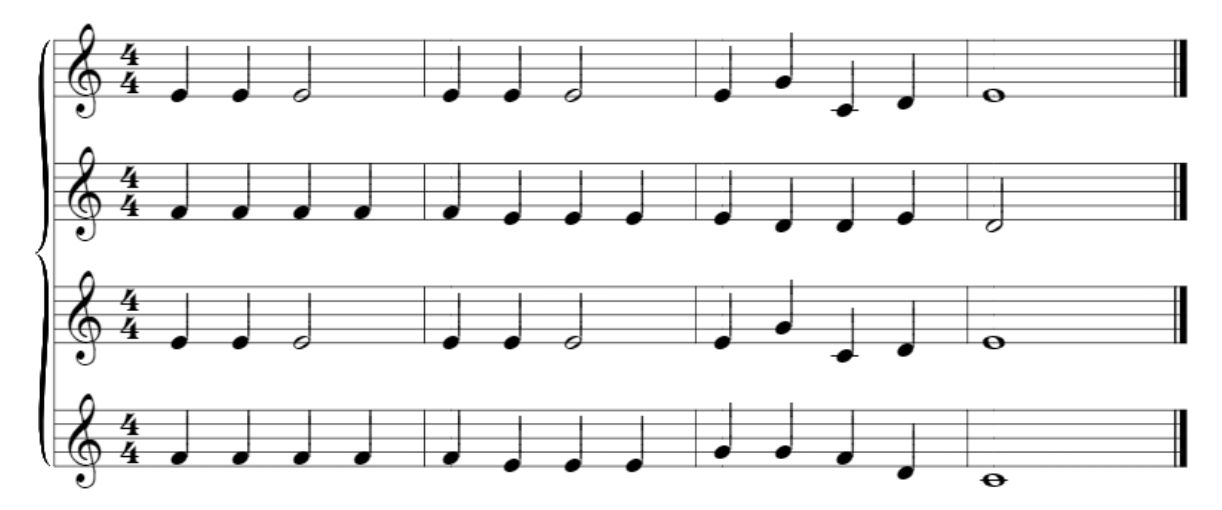
#> input picture Junk/Yamani/test.png, 1222 x 510 px
$ jupyter execute 'first ever try hough.ipynb'
#> lines starting #> are read from the running program, lines starting #| are printed output that depends on the picture; after the words box and inside, x2 and y2 are one past the last pixel; in counts of white or black regions, pixels touching at a corner belong together
[cell 1]
import numpy as np

from skimage.transform import hough_line, hough_line_peaks
from skimage.feature import canny
from skimage import data

import matplotlib.pyplot as plt
from matplotlib import cm

import skimage.io as io
from skimage.color import rgb2gray

import cv2

[cell 2]
img = io.imread('test.png')
#> img is the input picture: shape (510, 1222, 4); mean R, G, B, A 238.1, 238.1, 238.1, 255
gray = cv2.cvtColor(img,cv2.COLOR_BGR2GRAY)
edges = cv2.Canny(gray, 50, 150, apertureSize = 3)
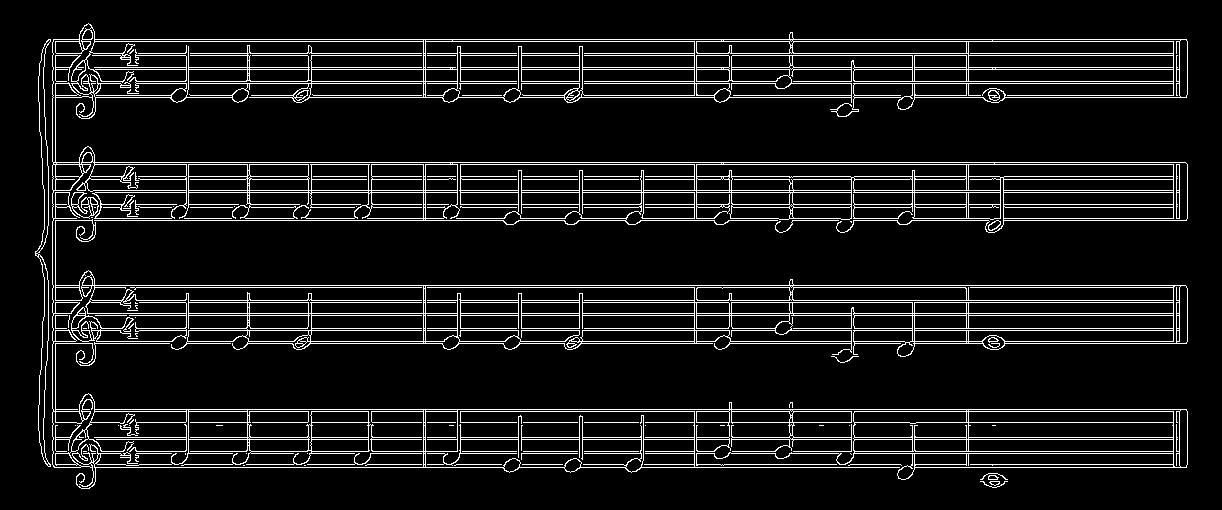
#> edges: shape (510, 1222); 8.7% white in thin lines or dots, all inside (x1, y1, x2, y2) = (35, 23, 1188, 489)
k = np.ones((3, 3))
edges_closed = cv2.erode(cv2.dilate(edges, k), k)
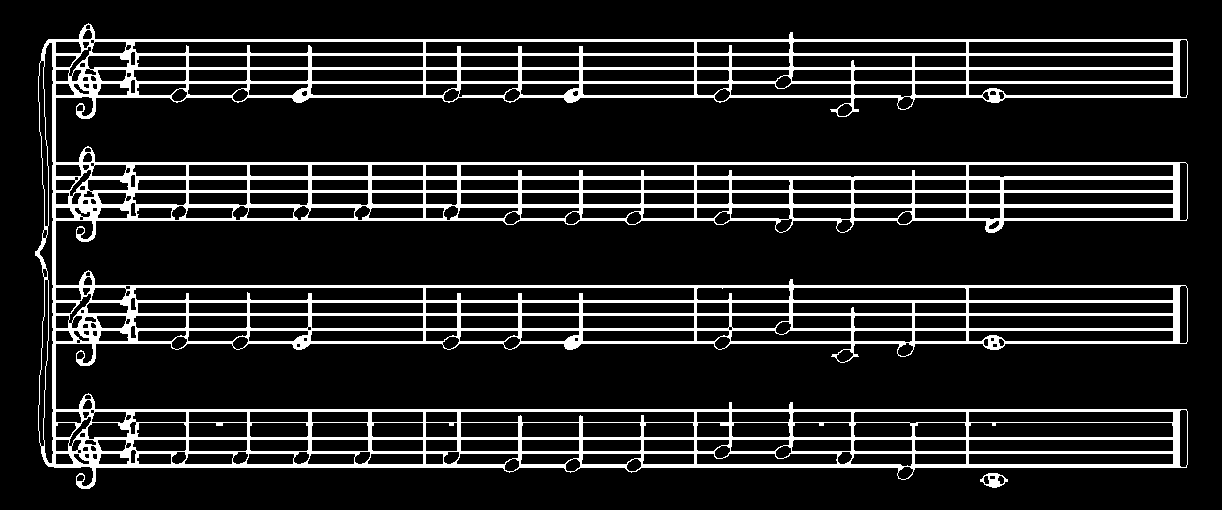
#> edges_closed: shape (510, 1222); 13.9% white; 2 white regions, box (x1, y1, x2, y2) and area: (35, 23, 1188, 489) 86264, (980, 473, 1008, 488) 205

minLineLength = 10
maxLineGap = 7
lines = cv2.HoughLinesP(edges_closed, 1, np.pi/180, 100, minLineLength, maxLineGap)
#> lines = 482 rows, first 6: [53, 162, 1185, 162], [135, 301, 1179, 301], [136, 422, 909, 422], [76, 314, 1179, 314], [92, 192, 1179, 192], [90, 191, 1179, 191]
for line in lines:
    for x1,y1,x2,y2 in line:
        cv2.line(img,(x1,y1),(x2,y2),(0,255,0),2)
#> this loop made 482 passes
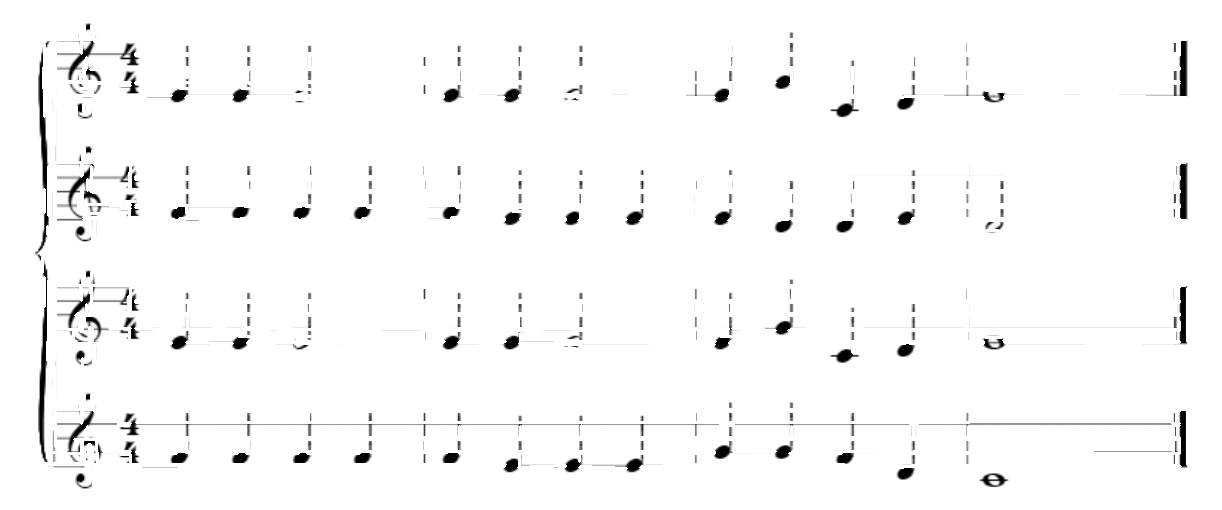
#> img: shape (510, 1222, 4); 17.79% of pixels changed, all inside (x1, y1, x2, y2) = (41, 24, 1189, 487); transparent parts drawn white

cv2.imwrite('canny.jpg', edges_closed)
cv2.imwrite('houghlines5.jpg',img)
#> Out = True

[cell 3]
img = io.imread('test.png')
gray = cv2.cvtColor(img,cv2.COLOR_BGR2GRAY)
edges = cv2.Canny(gray, 50, 150, apertureSize = 3)

lines = cv2.HoughLines(edges, 1, np.pi/180, 200)
#> lines = 156 rows, first 8: [39, 1.57], [162, 1.57], [285, 1.57], [409, 1.57], [41, 1.57], [164, 1.57], [313, 1.57], [411, 1.57]
for line in lines:
    for rho, theta in line:
        a = np.cos(theta)
        b = np.sin(theta)
        x0 = a*rho
        y0 = b*rho
        x1 = int(x0 + 1000*(-b))
        y1 = int(y0 + 1000*(a))
        x2 = int(x0 - 1000*(-b))
        y2 = int(y0 - 1000*(a))

        cv2.line(img,(x1,y1),(x2,y2),(0,0,255),2)
#> this loop made 156 passes
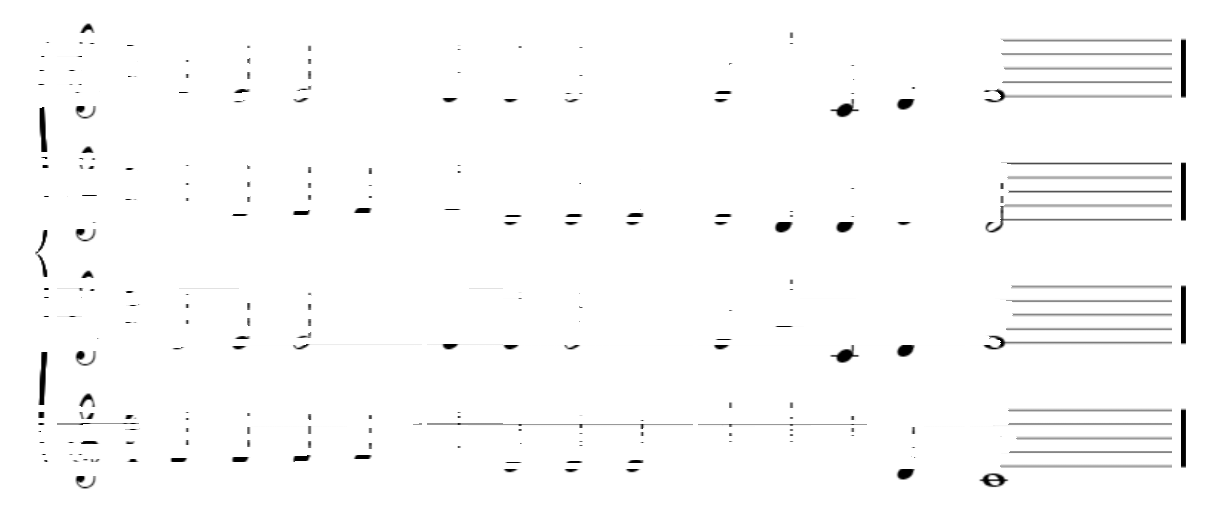
#> img: shape (510, 1222, 4); mean R, G, B, A 156.2, 156.2, 250.9, 160.3; transparent parts drawn white

cv2.imwrite('canny.jpg', edges)
cv2.imwrite('houghlines3.jpg',img)
#> Out = True

$ run again, with Junk/Yamani/02.PNG copied over Junk/Yamani/test.png
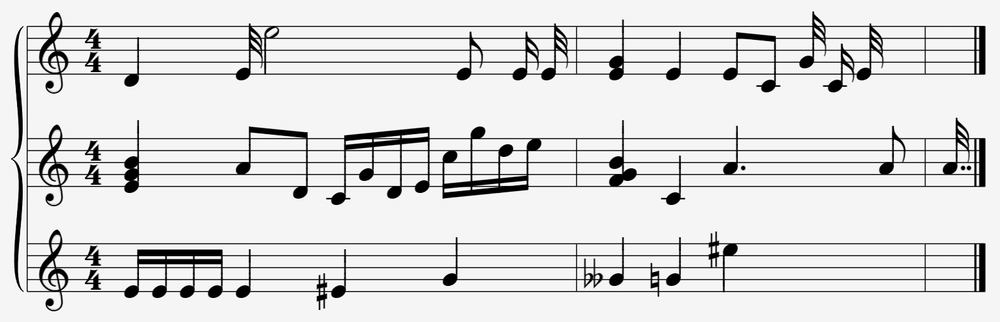
#> input picture Junk/Yamani/02.PNG, 1000 x 322 px, shrunk from 1583 x 509 before the run
#> img is the input picture: shape (322, 1000, 4); mean R, G, B, A 220.8, 220.8, 220.8, 255
#> `edges = cv2.Canny(gray, 50, 150, apertureSize = 3)`:
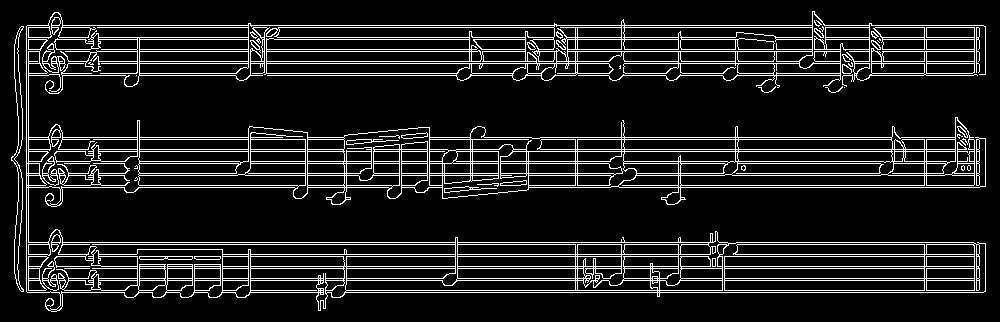
#> edges: shape (322, 1000); 11.3% white in thin lines or dots
#> edges_closed: shape (322, 1000); 17.2% white; 1 white region, box (x1, y1, x2, y2) and area: (11, 11, 986, 312) 55254
#> `lines = cv2.HoughLinesP(edges_closed, 1, np.pi/180, 100, minLineLength..`: lines = 404 rows, first 6: [456, 279, 609, 279], [679, 280, 979, 280], [21, 26, 812, 26], [26, 242, 713, 242], [530, 49, 978, 49], [846, 51, 978, 51]
#> the loop `for line in lines:` made 404 passes
#> `cv2.imwrite('houghlines5.jpg',img)`: Out = True
#> `lines = cv2.HoughLines(edges, 1, np.pi/180, 200)`: lines = 111 rows, first 8: [25, 1.57], [242, 1.57], [268, 1.57], [266, 1.57], [244, 1.57], [256, 1.57], [27, 1.57], [151, 1.57]
#> the loop `for line in lines:` made 111 passes
#> after the loop `for line in lines:`:
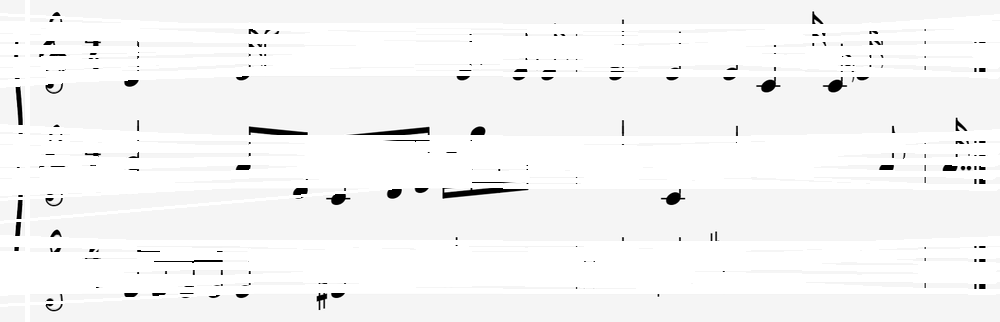
#> img: shape (322, 1000, 4); mean R, G, B, A 127.1, 127.1, 245.8, 136.3; transparent parts drawn white
#> `cv2.imwrite('houghlines3.jpg',img)`: Out = True

$ run again, with Junk/Yamani/06.PNG copied over Junk/Yamani/test.png
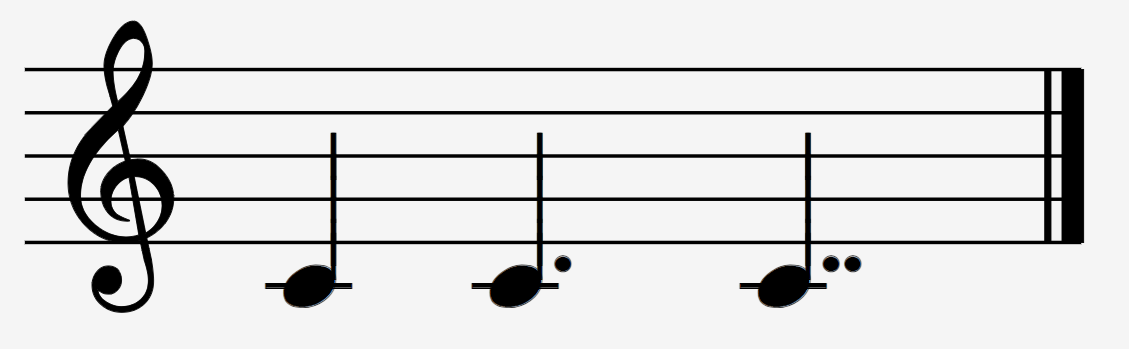
#> input picture Junk/Yamani/06.PNG, 1129 x 349 px
#> img is the input picture: shape (349, 1129, 4); mean R, G, B, A 220.1, 220.1, 220.1, 255
#> `edges = cv2.Canny(gray, 50, 150, apertureSize = 3)`:
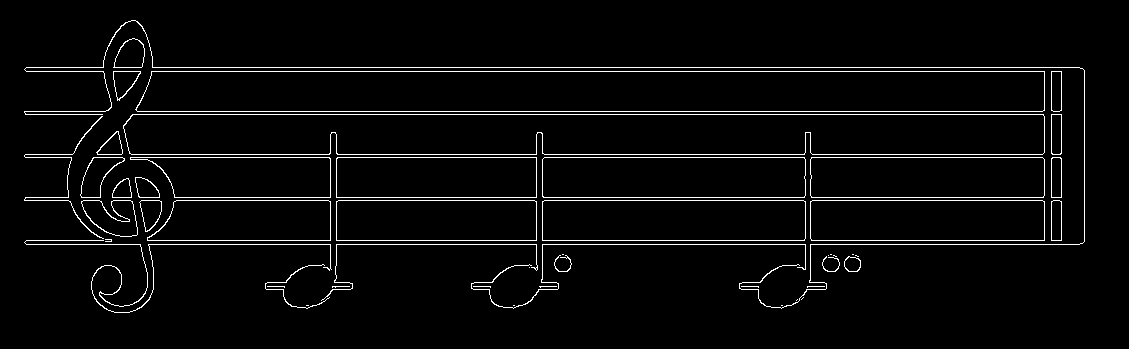
#> edges: shape (349, 1129); 3.6% white in thin lines or dots, all inside (x1, y1, x2, y2) = (24, 20, 1085, 313)
#> edges_closed: shape (349, 1129); 5.2% white; 10 white regions, largest, box (x1, y1, x2, y2) and area: (123, 71, 1045, 241) 13390, (24, 20, 1085, 313) 5145, (80, 131, 138, 237) 692
#> `lines = cv2.HoughLinesP(edges_closed, 1, np.pi/180, 100, minLineLength..`: lines = 81 rows, first 6: [810, 244, 1079, 244], [811, 240, 1044, 240], [544, 198, 803, 198], [132, 114, 1043, 114], [811, 157, 1042, 157], [137, 112, 1042, 112]
#> the loop `for line in lines:` made 81 passes
#> `cv2.imwrite('houghlines5.jpg',img)`: Out = True
#> `lines = cv2.HoughLines(edges, 1, np.pi/180, 200)`: lines = [[67, 1.57], [244, 1.57], [71, 1.57], [114, 1.57], [111, 1.57], [157, 1.57], [154, 1.57], [240, 1.57], [197, 1.57], [200, 1.57]]
#> the loop `for line in lines:` made 10 passes
#> after the loop `for line in lines:`:
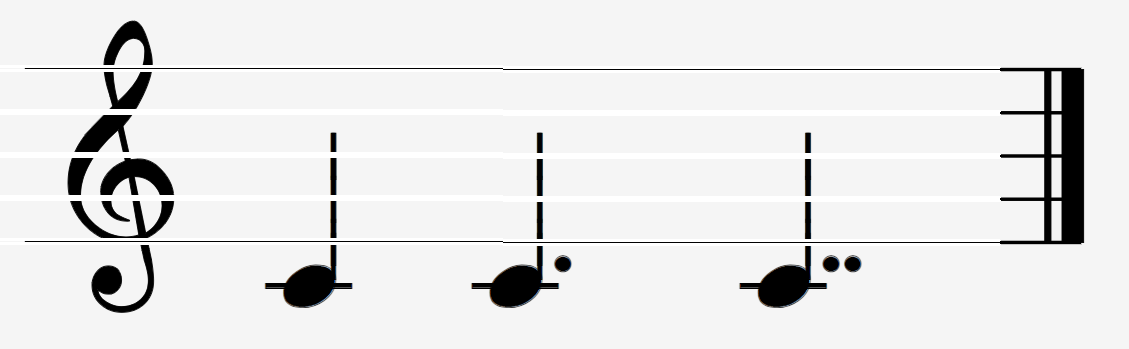
#> img: shape (349, 1129, 4); 7.62% of pixels changed, all inside (x1, y1, x2, y2) = (0, 65, 1001, 246); transparent parts drawn white
#> `cv2.imwrite('houghlines3.jpg',img)`: Out = True
